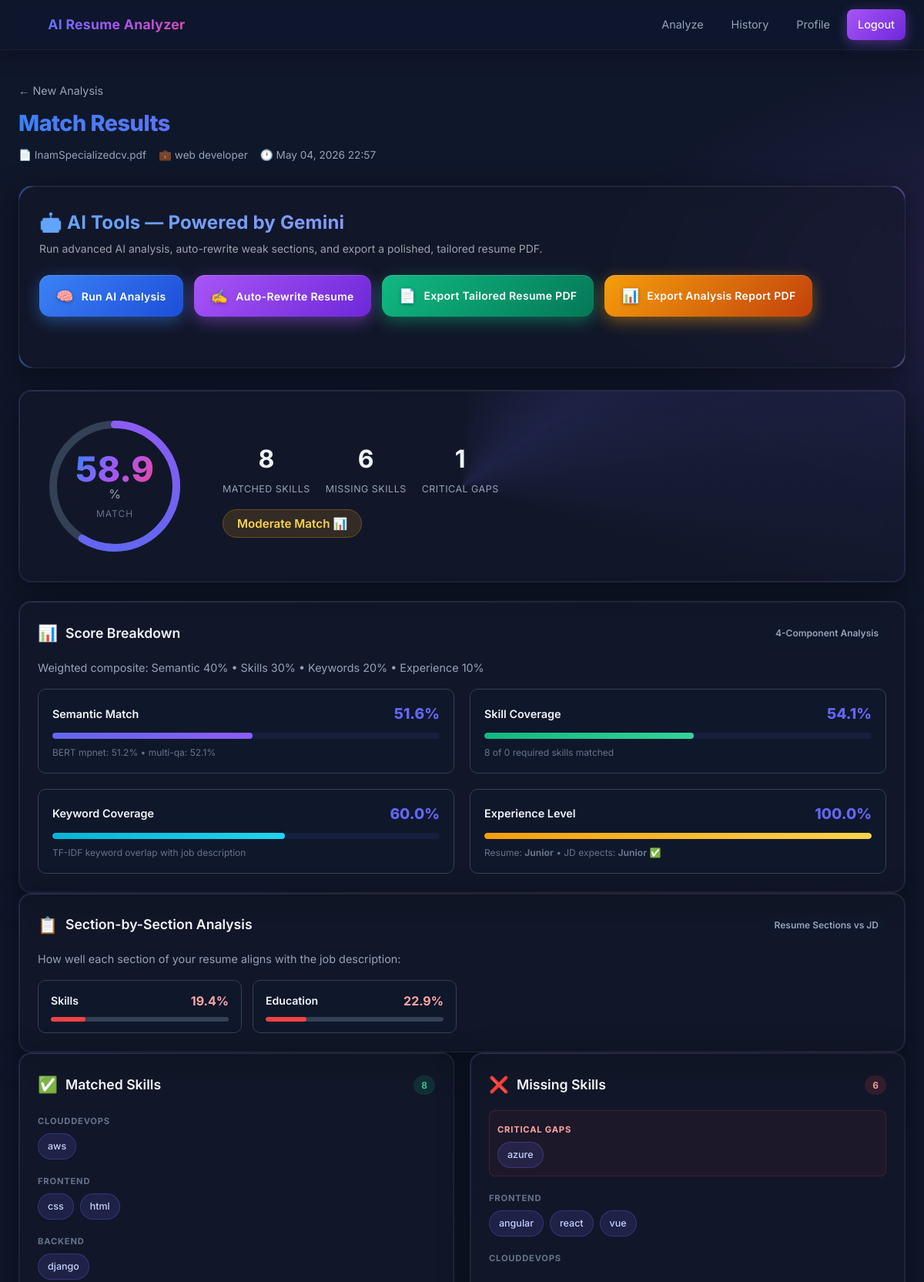
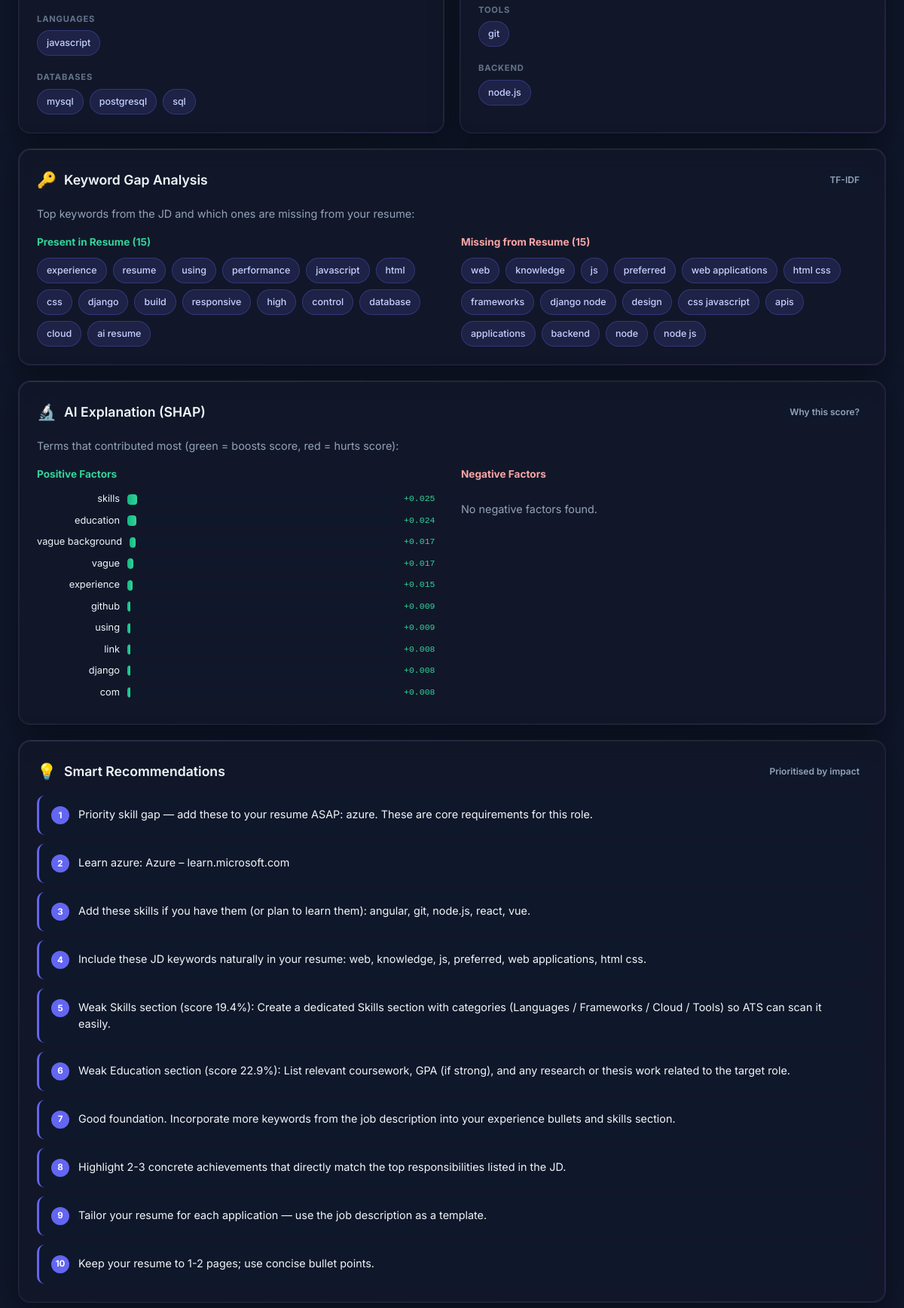
Page /analyzer/results/7/ (signed in, upper part) on the committed database (2 pictures, top to bottom).
### analyzer/models.py (models this page shows, shortened)
class MatchResult(models.Model):
    user = models.ForeignKey(settings.AUTH_USER_MODEL, on_delete=models.CASCADE, related_name='match_results')
    resume = models.ForeignKey(Resume, on_delete=models.CASCADE, related_name='match_results')
    job_description = models.ForeignKey(JobDescription, on_delete=models.CASCADE, related_name='match_results')
    match_score = models.FloatField()
    matched_skills = models.JSONField(default=list)
    missing_skills = models.JSONField(default=list)
    recommendations = models.JSONField(default=list)
    shap_explanation = models.JSONField(default=dict)
    score_breakdown = models.JSONField(default=dict)
    semantic_scores = models.JSONField(default=dict)
    section_scores = models.JSONField(default=dict)
    keyword_analysis = models.JSONField(default=dict)
    experience_analysis = models.JSONField(default=dict)
    matched_by_group = models.JSONField(default=dict)
    missing_by_group = models.JSONField(default=dict)
    critical_missing = models.JSONField(default=list)
    ai_analysis = models.JSONField(default=dict, blank=True)
    ai_rewritten = models.JSONField(default=dict, blank=True)
    created_at = models.DateTimeField(auto_now_add=True)
    class Meta:
        ordering = ['-created_at']

class Resume(models.Model):
    user = models.ForeignKey(settings.AUTH_USER_MODEL, on_delete=models.CASCADE, related_name='resumes')
    file = models.FileField(upload_to='resumes/')
    original_filename = models.CharField(max_length=255)
    extracted_text = models.TextField(blank=True)
    uploaded_at = models.DateTimeField(auto_now_add=True)

class JobDescription(models.Model):
    user = models.ForeignKey(settings.AUTH_USER_MODEL, on_delete=models.CASCADE, related_name='job_descriptions')
    title = models.CharField(max_length=255, blank=True)
    text = models.TextField()
    file = models.FileField(upload_to='job_descriptions/', blank=True, null=True)
    created_at = models.DateTimeField(auto_now_add=True)

### analyzer/views.py (the view)
# urls.py: path('results/<int:pk>/', views.results_view, name='results'),
@login_required
def results_view(request, pk):
    result = get_object_or_404(MatchResult, pk=pk, user=request.user)
    return render(request, 'analyzer/results.html', {'result': result})

### templates/analyzer/results.html (shortened to what this page needs)
{% extends 'base.html' %}
{% load static %}
{% block content %}
<div class="page-container">
  <div class="results-header">
    <a href="{% url 'analyzer:upload' %}" class="back-link">← New Analysis</a>
    <h1>Match Results</h1>
    <p class="results-meta">
      <span>📄 {{ result.resume.original_filename }}</span>
      {% if result.job_description.title %}<span>💼 {{ result.job_description.title }}</span>{% endif %}
      <span>🕐 {{ result.created_at|date:"M d, Y H:i" }}</span>
    </p>
  </div>
  <div class="card" id="aiToolsCard">
    <h2>🤖 AI Tools — Powered by Gemini</h2>
    <p class="ai-subtitle">Run advanced AI analysis, auto-rewrite weak sections, and export a polished, tailored resume PDF.</p>
    <div class="ai-btn-row">
      <button id="btnAiAnalyze" class="ai-btn ai-btn-blue" data-pk="{{ result.pk }}">
        <span class="ai-btn-icon">🧠</span> Run AI Analysis
      </button>
      <button id="btnAiRewrite" class="ai-btn ai-btn-purple" data-pk="{{ result.pk }}">
        <span class="ai-btn-icon">✍️</span> Auto-Rewrite Resume
      </button>
      <a href="{% url 'analyzer:export_resume' result.pk %}" class="ai-btn ai-btn-green" target="_blank">
        <span class="ai-btn-icon">📄</span> Export Tailored Resume PDF
      </a>
      <a href="{% url 'analyzer:export_report' result.pk %}" class="ai-btn ai-btn-orange" target="_blank">
        <span class="ai-btn-icon">📊</span> Export Analysis Report PDF
      </a>
    </div>
    <div id="aiStatus" class="ai-status"></div>
  </div>
  <div class="score-hero card">
    <div class="score-circle-container">
      <div class="score-circle" id="scoreCircle" data-score="{{ result.match_score }}">
        <svg viewBox="0 0 200 200" class="score-svg">
          <circle cx="100" cy="100" r="80" class="score-track"/>
          <circle cx="100" cy="100" r="80" class="score-fill" id="scoreFill"/>
        </svg>
        <div class="score-text">
          <span class="score-number" id="scoreNumber">0</span>
          <span class="score-pct">%</span>
          <span class="score-label">Match</span>
        </div>
      </div>
    </div>
    <div class="score-details">
      <div class="score-stat">
        <span class="stat-value">{{ result.matched_skills|length }}</span>
        <span class="stat-label">Matched Skills</span>
      </div>
      <div class="score-stat">
        <span class="stat-value">{{ result.missing_skills|length }}</span>
        <span class="stat-label">Missing Skills</span>
      </div>
      <div class="score-stat">
        <span class="stat-value">{{ result.critical_missing|length }}</span>
        <span class="stat-label">Critical Gaps</span>
      </div>
      <div class="score-verdict">
        {% if result.match_score >= 70 %}
          <span class="verdict verdict-strong">Strong Match 🎯</span>
        {% elif result.match_score >= 45 %}
          <span class="verdict verdict-moderate">Moderate Match 📊</span>
        {% else %}
          <span class="verdict verdict-weak">Needs Work 📝</span>
        {% endif %}
      </div>
    </div>
  </div>
  <div class="card full-width">
    <div class="card-header">
      <span class="card-icon">📊</span>
      <h2>Score Breakdown</h2>
      <span class="badge">4-Component Analysis</span>
    </div>
    <p class="card-desc">Weighted composite: Semantic 40% &bull; Skills 30% &bull; Keywords 20% &bull; Experience 10%</p>
    <div class="breakdown-grid">
      <div class="breakdown-item">
        <div class="breakdown-header">
          <span class="breakdown-label">Semantic Match</span>
          <span class="breakdown-score" data-score="{{ result.score_breakdown.semantic }}">{{ result.score_breakdown.semantic }}%</span>
        </div>
        <div class="breakdown-bar-wrap">
          <div class="breakdown-bar bar-semantic" data-pct="{{ result.score_breakdown.semantic }}"></div>
        </div>
        <p class="breakdown-sub">BERT mpnet: {{ result.semantic_scores.mpnet_score }}% &bull; multi-qa: {{ result.semantic_scores.multiqa_score }}%</p>
      </div>
      <div class="breakdown-item">
        <div class="breakdown-header">
          <span class="breakdown-label">Skill Coverage</span>
          <span class="breakdown-score">{{ result.score_breakdown.skills }}%</span>
        </div>
        <div class="breakdown-bar-wrap">
          <div class="breakdown-bar bar-skills" data-pct="{{ result.score_breakdown.skills }}"></div>
        </div>
        <p class="breakdown-sub">{{ result.matched_skills|length }} of {{ result.matched_skills|length|add:result.missing_skills|length }} required skills matched</p>
      </div>
      <div class="breakdown-item">
        <div class="breakdown-header">
          <span class="breakdown-label">Keyword Coverage</span>
          <span class="breakdown-score">{{ result.score_breakdown.keywords }}%</span>
        </div>
        <div class="breakdown-bar-wrap">
          <div class="breakdown-bar bar-keywords" data-pct="{{ result.score_breakdown.keywords }}"></div>
        </div>
        <p class="breakdown-sub">TF-IDF keyword overlap with job description</p>
      </div>
      <div class="breakdown-item">
        <div class="breakdown-header">
          <span class="breakdown-label">Experience Level</span>
          <span class="breakdown-score">{{ result.score_breakdown.experience }}%</span>
        </div>
        <div class="breakdown-bar-wrap">
          <div class="breakdown-bar bar-experience" data-pct="{{ result.score_breakdown.experience }}"></div>
        </div>
        <p class="breakdown-sub">
          Resume: <strong>{{ result.experience_analysis.resume_level|capfirst }}</strong>
          &bull; JD expects: <strong>{{ result.experience_analysis.jd_level|capfirst }}</strong>
          {% if result.experience_analysis.match %}✅{% else %}⚠️{% endif %}
        </p>
      </div>
    </div>
  </div>
  {% if result.section_scores %}
  <div class="card full-width">
    <div class="card-header">
      <span class="card-icon">📋</span>
      <h2>Section-by-Section Analysis</h2>
      <span class="badge">Resume Sections vs JD</span>
    </div>
    <p class="card-desc">How well each section of your resume aligns with the job description:</p>
    <div class="section-scores-grid">
      {% for section, score in result.section_scores.items %}
        {% if score is not None %}
        <div class="section-score-item">
          <div class="section-score-top">
            <span class="section-name">{{ section|capfirst }}</span>
            <span class="section-pct {% if score >= 60 %}text-green{% elif score >= 35 %}text-yellow{% else %}text-red{% endif %}">{{ score }}%</span>
          </div>
          <div class="section-bar-wrap">
            <div class="section-bar {% if score >= 60 %}bar-good{% elif score >= 35 %}bar-ok{% else %}bar-poor{% endif %}"
                 data-pct="{{ score }}"></div>
          </div>
        </div>
        {% endif %}
      {% endfor %}
    </div>
  </div>
  {% endif %}
  <div class="results-grid">
    <div class="card">
      <div class="card-header">
        <span class="card-icon">✅</span>
        <h2>Matched Skills</h2>
        <span class="badge badge-green">{{ result.matched_skills|length }}</span>
      </div>
      {% if result.matched_by_group %}
        {% for group, skills in result.matched_by_group.items %}
          <div class="skill-group">
            <span class="skill-group-label">{{ group|title|cut:"_" }}</span>
            <div class="skills-list">
              {% for skill in skills %}
                <span class="skill-tag skill-matched">{{ skill }}</span>
              {% endfor %}
            </div>
          </div>
        {% endfor %}
      {% elif result.matched_skills %}
        <div class="skills-list">
          {% for skill in result.matched_skills %}
            <span class="skill-tag skill-matched">{{ skill }}</span>
          {% endfor %}
        </div>
      {% else %}
        <p class="empty-state">No common skills detected.</p>
      {% endif %}
    </div>
    <div class="card">
      <div class="card-header">
        <span class="card-icon">❌</span>
        <h2>Missing Skills</h2>
        <span class="badge badge-red">{{ result.missing_skills|length }}</span>
      </div>
      {% if result.critical_missing %}
        <div class="skill-group critical-group">
          <span class="skill-group-label critical-label">Critical Gaps</span>
          <div class="skills-list">
            {% for skill in result.critical_missing %}
              <span class="skill-tag skill-critical">{{ skill }}</span>
            {% endfor %}
          </div>
        </div>
      {% endif %}
      {% if result.missing_by_group %}
        {% for group, skills in result.missing_by_group.items %}
          <div class="skill-group">
            <span class="skill-group-label">{{ group|title|cut:"_" }}</span>
            <div class="skills-list">
              {% for skill in skills %}
                {% if skill not in result.critical_missing %}
                  <span class="skill-tag skill-missing">{{ skill }}</span>
                {% endif %}
              {% endfor %}
            </div>
          </div>
        {% endfor %}
      {% elif result.missing_skills %}
        <div class="skills-list">
          {% for skill in result.missing_skills %}
            <span class="skill-tag skill-missing">{{ skill }}</span>
          {% endfor %}
        </div>
      {% else %}
        <p class="empty-state success-msg">No missing skills! Great match.</p>
      {% endif %}
    </div>
    <div class="card full-width">
      <div class="card-header">
        <span class="card-icon">🔑</span>
        <h2>Keyword Gap Analysis</h2>
        <span class="badge">TF-IDF</span>
      </div>
      <p class="card-desc">Top keywords from the JD and which ones are missing from your resume:</p>
      <div class="keyword-grid">
        <div class="keyword-col">
          <h4 class="keyword-col-title text-green">Present in Resume ({{ result.keyword_analysis.present_keywords|length }})</h4>
          <div class="skills-list">
            {% for kw in result.keyword_analysis.present_keywords %}
              <span class="skill-tag kw-present">{{ kw }}</span>
            {% empty %}
              <p class="empty-state">None detected.</p>
            {% endfor %}
          </div>
        </div>
        <div class="keyword-col">
          <h4 class="keyword-col-title text-red">Missing from Resume ({{ result.keyword_analysis.missing_keywords|length }})</h4>
          <div class="skills-list">
            {% for kw in result.keyword_analysis.missing_keywords %}
              <span class="skill-tag kw-missing">{{ kw }}</span>
            {% empty %}
              <p class="empty-state success-msg">All key terms found!</p>
            {% endfor %}
          </div>
        </div>
      </div>
    </div>
    <div class="card full-width">
      <div class="card-header">
        <span class="card-icon">🔬</span>
        <h2>AI Explanation (SHAP)</h2>
        <span class="badge">Why this score?</span>
      </div>
      <p class="card-desc">Terms that contributed most (green = boosts score, red = hurts score):</p>
      <div class="shap-grid">
        <div class="shap-col">
          <h4 class="keyword-col-title text-green">Positive Factors</h4>
          {% for f in result.shap_explanation.positive_impact %}
            <div class="shap-row">
              <span class="shap-term">{{ f.term }}</span>
              <div class="shap-bar-wrap"><div class="shap-bar shap-positive" data-impact="{{ f.impact }}"></div></div>
              <span class="shap-value text-green">+{{ f.impact|floatformat:3 }}</span>
            </div>
          {% empty %}
            <p class="empty-state">No positive factors found.</p>
          {% endfor %}
        </div>
        <div class="shap-col">
          <h4 class="keyword-col-title text-red">Negative Factors</h4>
          {% for f in result.shap_explanation.negative_impact %}
            <div class="shap-row">
              <span class="shap-term">{{ f.term }}</span>
              <div class="shap-bar-wrap"><div class="shap-bar shap-negative" data-impact="{{ f.impact }}"></div></div>
              <span class="shap-value text-red">{{ f.impact|floatformat:3 }}</span>
            </div>
          {% empty %}
            <p class="empty-state">No negative factors found.</p>
          {% endfor %}
        </div>
      </div>
    </div>
    <div class="card full-width">
      <div class="card-header">
        <span class="card-icon">💡</span>
        <h2>Smart Recommendations</h2>
        <span class="badge">Prioritised by impact</span>
      </div>
      <ul class="recommendations-list">
        {% for rec in result.recommendations %}
          <li class="rec-item">
            <span class="rec-num">{{ forloop.counter }}</span>
            {{ rec }}
          </li>
        {% empty %}
          <li class="empty-state">No recommendations available.</li>
        {% endfor %}
      </ul>
    </div>
  </div>
</div>
{% endblock %}

### rows in the picture
MatchResult: resume.original_filename "InamSpecializedcv.pdf", job_description "web developer", created_at "May 04, 2026 22:57", matched_skills|length "8", missing_skills|length "6", critical_missing|length "1", score_breakdown.semantic "51.6", semantic_scores.mpnet_score "51.2", semantic_scores.multiqa_score "52.1", score_breakdown.skills "54.1", matched_skills|length "0", score_breakdown.keywords "60.0", score_breakdown.experience "100.0", experience_analysis.resume_level "Junior", experience_analysis.jd_level "Junior", keyword_analysis.present_keywords|length "15", keyword_analysis.missing_keywords|length "15"

### other values in the picture
{{ section|capfirst }} "Skills" "Education"
{{ score }} "19.4" "22.9"
{{ group|title|cut:"_" }} "CLOUDDEVOPS" "FRONTEND" "BACKEND" "LANGUAGES" "DATABASES"
{{ skill }} "aws" "css" "html" "django" "javascript" "mysql" "postgresql" "sql"
{{ skill }} "azure"
{{ group|title|cut:"_" }} "FRONTEND" "CLOUDDEVOPS" "TOOLS" "BACKEND"
{{ skill }} "angular" "react" "vue" "git" "node.js"
{{ kw }} "experience" "resume" "using" "performance" "javascript" "html" "css" "django" "build" "responsive" "high" "control" "database" "cloud" "ai resume"
{{ kw }} "web" "knowledge" "js" "preferred" "web applications" "html css" "frameworks" "django node" "design" "css javascript" "apis" "applications" "backend" "node" "node js"
{{ f.term }} "skills" "education" "vague background" "vague" "experience" "github" "using" "link" "django" "com"
{{ f.impact|floatformat:3 }} "0.025" "0.024" "0.017" "0.017" "0.015" "0.009" "0.009" "0.008" "0.008" "0.008"
{{ rec }} "Priority skill gap — add these to your resume ASAP: azure. These are core requirements for this role." "Learn azure: Azure – learn.microsoft.com" "Add these skills if you have them (or plan to learn them): angular, git, node.js, react, vue." "Include these JD keywords naturally in your resume: web, knowledge, js, preferred, web applications, html css." "Weak Skills section (score 19.4%): Create a dedicated Skills section with categories (Languages / Frameworks / Cloud / Tools) so ATS can scan it easily." "Weak Education section (score 22.9%): List relevant coursework, GPA (if strong), and any research or thesis work related to the target role." "Good foundation. Incorporate more keywords from the job description into your experience bullets and skills section." "Highlight 2-3 concrete achievements that directly match the top responsibilities listed in the JD." "Tailor your resume for each application — use the job description as a template." "Keep your resume to 1-2 pages; use concise bullet points."
